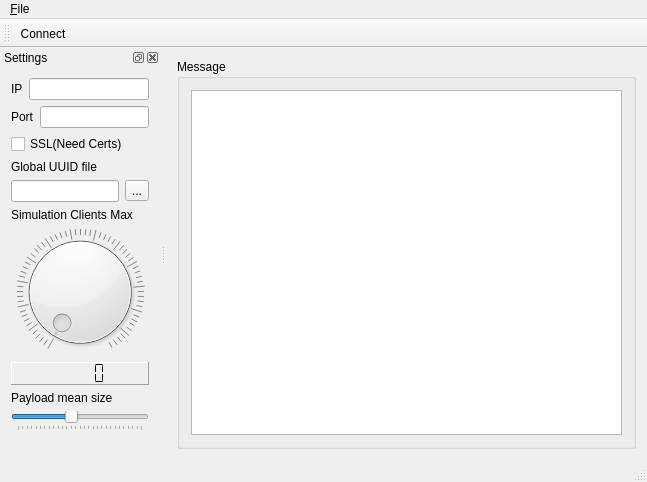
<?xml version="1.0" encoding="UTF-8"?>
<ui version="4.0">
 <class>QTcpClientTestClass</class>
 <widget class="QMainWindow" name="QTcpClientTestClass">
  <property name="geometry">
   <rect>
    <x>0</x>
    <y>0</y>
    <width>647</width>
    <height>482</height>
   </rect>
  </property>
  <property name="windowTitle">
   <string>QTcpClientTest</string>
  </property>
  <widget class="QWidget" name="centralWidget">
   <layout class="QHBoxLayout" name="horizontalLayout_5">
    <item>
     <widget class="QGroupBox" name="groupBox">
      <property name="title">
       <string>Message</string>
      </property>
      <layout class="QHBoxLayout" name="horizontalLayout_3">
       <item>
        <widget class="QListView" name="listView_msg">
         <property name="alternatingRowColors">
          <bool>true</bool>
         </property>
        </widget>
       </item>
      </layout>
     </widget>
    </item>
   </layout>
  </widget>
  <widget class="QMenuBar" name="menuBar">
   <property name="geometry">
    <rect>
     <x>0</x>
     <y>0</y>
     <width>647</width>
     <height>19</height>
    </rect>
   </property>
   <widget class="QMenu" name="menu_File">
    <property name="title">
     <string>&amp;File</string>
    </property>
    <addaction name="action_Connect"/>
    <addaction name="separator"/>
    <addaction name="actionExit"/>
   </widget>
   <addaction name="menu_File"/>
  </widget>
  <widget class="QToolBar" name="mainToolBar">
   <property name="windowTitle">
    <string>General</string>
   </property>
   <property name="toolButtonStyle">
    <enum>Qt::ToolButtonTextBesideIcon</enum>
   </property>
   <attribute name="toolBarArea">
    <enum>TopToolBarArea</enum>
   </attribute>
   <attribute name="toolBarBreak">
    <bool>false</bool>
   </attribute>
   <addaction name="action_Connect"/>
  </widget>
  <widget class="QStatusBar" name="statusBar"/>
  <widget class="QDockWidget" name="dockWidget">
   <property name="windowTitle">
    <string>Settings</string>
   </property>
   <attribute name="dockWidgetArea">
    <number>1</number>
   </attribute>
   <widget class="QWidget" name="dockWidgetContents">
    <layout class="QVBoxLayout" name="verticalLayout">
     <item>
      <layout class="QHBoxLayout" name="horizontalLayout">
       <item>
        <widget class="QLabel" name="label">
         <property name="text">
          <string>IP</string>
         </property>
        </widget>
       </item>
       <item>
        <widget class="QLineEdit" name="lineEdit_ip"/>
       </item>
      </layout>
     </item>
     <item>
      <layout class="QHBoxLayout" name="horizontalLayout_2">
       <item>
        <widget class="QLabel" name="label_2">
         <property name="text">
          <string>Port</string>
         </property>
        </widget>
       </item>
       <item>
        <widget class="QLineEdit" name="lineEdit_Port"/>
       </item>
      </layout>
     </item>
     <item>
      <widget class="QCheckBox" name="checkBox_SSL">
       <property name="text">
        <string>SSL(Need Certs)</string>
       </property>
      </widget>
     </item>
     <item>
      <widget class="QLabel" name="label_4">
       <property name="text">
        <string>Global UUID file</string>
       </property>
      </widget>
     </item>
     <item>
      <layout class="QHBoxLayout" name="horizontalLayout_4">
       <item>
        <widget class="QLineEdit" name="lineEdit_globalFile"/>
       </item>
       <item>
        <widget class="QToolButton" name="toolButton_brFile">
         <property name="text">
          <string>...</string>
         </property>
        </widget>
       </item>
      </layout>
     </item>
     <item>
      <widget class="QLabel" name="label_3">
       <property name="text">
        <string>Simulation Clients Max</string>
       </property>
      </widget>
     </item>
     <item>
      <widget class="QDial" name="dial">
       <property name="minimumSize">
        <size>
         <width>128</width>
         <height>128</height>
        </size>
       </property>
       <property name="minimum">
        <number>2</number>
       </property>
       <property name="maximum">
        <number>256</number>
       </property>
       <property name="notchesVisible">
        <bool>true</bool>
       </property>
      </widget>
     </item>
     <item>
      <widget class="QLCDNumber" name="lcdNumber">
       <property name="frameShape">
        <enum>QFrame::Panel</enum>
       </property>
       <property name="smallDecimalPoint">
        <bool>false</bool>
       </property>
       <property name="segmentStyle">
        <enum>QLCDNumber::Flat</enum>
       </property>
      </widget>
     </item>
     <item>
      <widget class="QLabel" name="label_load">
       <property name="text">
        <string>Payload mean size</string>
       </property>
      </widget>
     </item>
     <item>
      <widget class="QSlider" name="horizontalSlider">
       <property name="minimum">
        <number>1024</number>
       </property>
       <property name="maximum">
        <number>8192</number>
       </property>
       <property name="value">
        <number>4096</number>
       </property>
       <property name="orientation">
        <enum>Qt::Horizontal</enum>
       </property>
       <property name="tickPosition">
        <enum>QSlider::TicksBelow</enum>
       </property>
       <property name="tickInterval">
        <number>256</number>
       </property>
      </widget>
     </item>
     <item>
      <spacer name="verticalSpacer">
       <property name="orientation">
        <enum>Qt::Vertical</enum>
       </property>
       <property name="sizeHint" stdset="0">
        <size>
         <width>20</width>
         <height>232</height>
        </size>
       </property>
      </spacer>
     </item>
    </layout>
   </widget>
  </widget>
  <action name="action_Connect">
   <property name="checkable">
    <bool>true</bool>
   </property>
   <property name="icon">
    <iconset resource="qtcpclienttest.qrc">
     <normaloff>:/QTcpClientTest/Resources/cn5.png</normaloff>
     <normalon>:/QTcpClientTest/Resources/cn6.png</normalon>:/QTcpClientTest/Resources/cn5.png</iconset>
   </property>
   <property name="text">
    <string>&amp;Connect</string>
   </property>
  </action>
  <action name="actionExit">
   <property name="icon">
    <iconset resource="qtcpclienttest.qrc">
     <normaloff>:/QTcpClientTest/Resources/27_Martin.png</normaloff>:/QTcpClientTest/Resources/27_Martin.png</iconset>
   </property>
   <property name="text">
    <string>E&amp;xit</string>
   </property>
  </action>
 </widget>
 <layoutdefault spacing="6" margin="11"/>
 <resources>
  <include location="qtcpclienttest.qrc"/>
 </resources>
 <connections>
  <connection>
   <sender>actionExit</sender>
   <signal>triggered()</signal>
   <receiver>QTcpClientTestClass</receiver>
   <slot>close()</slot>
   <hints>
    <hint type="sourcelabel">
     <x>-1</x>
     <y>-1</y>
    </hint>
    <hint type="destinationlabel">
     <x>299</x>
     <y>199</y>
    </hint>
   </hints>
  </connection>
  <connection>
   <sender>dial</sender>
   <signal>valueChanged(int)</signal>
   <receiver>lcdNumber</receiver>
   <slot>display(int)</slot>
   <hints>
    <hint type="sourcelabel">
     <x>91</x>
     <y>219</y>
    </hint>
    <hint type="destinationlabel">
     <x>91</x>
     <y>301</y>
    </hint>
   </hints>
  </connection>
 </connections>
</ui>
